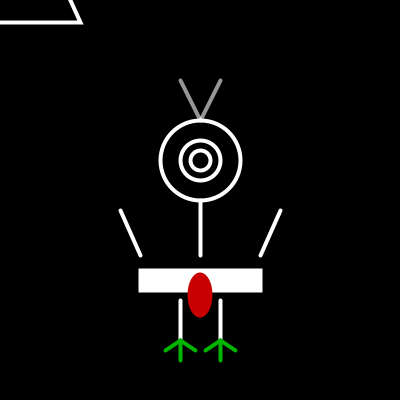
Frame 1 (no input)
Frame 60 (the mouse pressed at the canvas centre just before this capture): identical to frame 1, image omitted
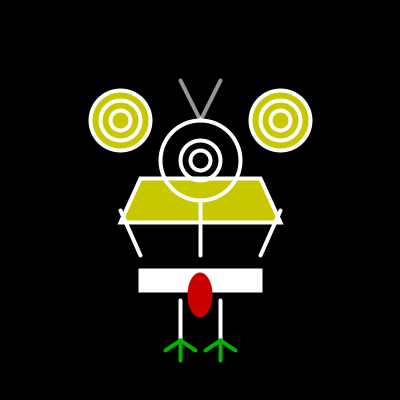
Frame 120 (the mouse held since frame 60 and released just before this capture)

The Processing sketch that drew these frames (run headless with seeded random() and noise(); from frame 60 on, the mouse is pressed at the canvas centre):

// Processing sketch: processing_9164
// ── processing_9164.pde


void setup(){
  smooth();
size(400,400);
}
void draw() {
//Document background
background(0);
//body
fill(mouseX,mouseY,0);
stroke(255);
strokeWeight(4);
quad(mouseX-60,mouseY-22, mouseX+60, mouseY-22, mouseX+80, mouseY+22, mouseX-80,mouseY+22);
rectMode(CENTER);
fill(255,255,255);
stroke(255);
strokeWeight(4);
rect(200,280, 120, 20);
noFill();
//Center Eye
line(200,255, 200, 200);
ellipse(200,160, 80, 80);
fill(0,0);
ellipse(200, 160, 40, 40);
fill(0);
ellipse(200, 160, 20, 20);
//Left eye
line(140,255, 120, 210);
fill(mouseY,mouseX,0);
ellipse(mouseX-80, mouseY-80, 60, 60);
fill(mouseX,mouseY,0);
ellipse(mouseX-80, mouseY-80, 40, 40);
fill(mouseY,mouseX,0);
ellipse(mouseX-80, mouseY-80, 20, 20);
//Right Eye
line(260, 255, 280,210);
ellipse(mouseX+80, mouseY-80, 60, 60);
fill(mouseX,mouseY,0);
ellipse(mouseX+80, mouseY-80, 40, 40);
fill(mouseX,mouseY,0);
ellipse(mouseX+80, mouseY-80, 20, 20);
//Left Leg
line(180, 300, 180, 340);
stroke(0,180,0);
line(180,340, 165,350);
line(180,340, 180,360);
line(180,340, 195,350);
//Right Leg
stroke(255);
line(220, 300, 220, 340);
stroke(0,180,0);
line(220,340, 235,350);
line(220,340, 220,360);
line(220,340, 205,350);
//Tongue
fill(200,0,0);
noStroke();
ellipse(200, 295, 25, 45);
//Antenna
stroke(255,150);
line(200,120, 180,80);
line(200,120, 220,80);
}
